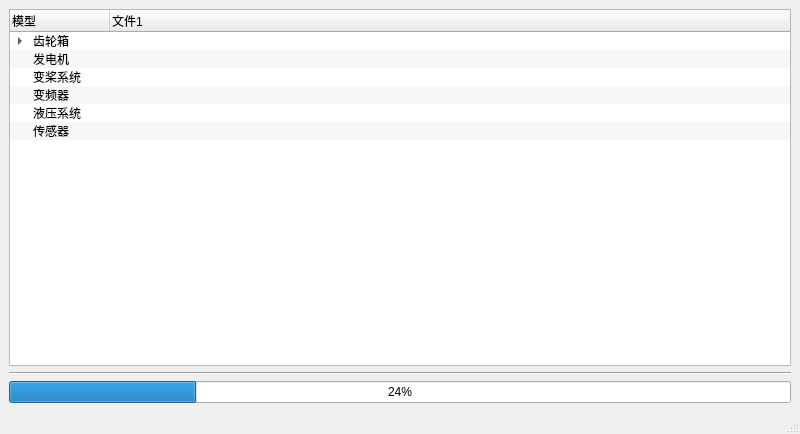
<?xml version="1.0" encoding="UTF-8"?>
<ui version="4.0">
 <class>MainWindow</class>
 <widget class="QMainWindow" name="MainWindow">
  <property name="geometry">
   <rect>
    <x>0</x>
    <y>0</y>
    <width>800</width>
    <height>434</height>
   </rect>
  </property>
  <property name="windowTitle">
   <string>MainWindow</string>
  </property>
  <widget class="QWidget" name="centralwidget">
   <layout class="QVBoxLayout" name="verticalLayout">
    <item>
     <widget class="QTreeWidget" name="treeWidget">
      <property name="sizeAdjustPolicy">
       <enum>QAbstractScrollArea::AdjustToContents</enum>
      </property>
      <property name="editTriggers">
       <set>QAbstractItemView::CurrentChanged|QAbstractItemView::DoubleClicked|QAbstractItemView::EditKeyPressed|QAbstractItemView::SelectedClicked</set>
      </property>
      <property name="alternatingRowColors">
       <bool>true</bool>
      </property>
      <property name="selectionMode">
       <enum>QAbstractItemView::SingleSelection</enum>
      </property>
      <property name="selectionBehavior">
       <enum>QAbstractItemView::SelectItems</enum>
      </property>
      <property name="allColumnsShowFocus">
       <bool>true</bool>
      </property>
      <attribute name="headerCascadingSectionResizes">
       <bool>false</bool>
      </attribute>
      <attribute name="headerShowSortIndicator" stdset="0">
       <bool>false</bool>
      </attribute>
      <column>
       <property name="text">
        <string>模型</string>
       </property>
      </column>
      <column>
       <property name="text">
        <string>文件1</string>
       </property>
      </column>
      <item>
       <property name="text">
        <string>齿轮箱</string>
       </property>
       <item>
        <property name="text">
         <string>齿轮箱主轴承温度</string>
        </property>
       </item>
       <item>
        <property name="text">
         <string>齿轮箱轮毂侧轴承温度</string>
        </property>
       </item>
       <item>
        <property name="text">
         <string>齿轮箱发电机侧轴承温</string>
        </property>
       </item>
       <item>
        <property name="text">
         <string>齿轮箱油温</string>
        </property>
       </item>
       <item>
        <property name="text">
         <string>齿轮箱冷却器入口油温</string>
        </property>
       </item>
       <item>
        <property name="text">
         <string>齿轮箱冷却器出口油温</string>
        </property>
       </item>
       <item>
        <property name="text">
         <string>齿轮箱水泵出口温度</string>
        </property>
       </item>
       <item>
        <property name="text">
         <string>齿轮箱水泵入口温度</string>
        </property>
       </item>
       <item>
        <property name="text">
         <string>齿轮箱A1口温度</string>
        </property>
       </item>
       <item>
        <property name="text">
         <string>齿轮箱A2口温度</string>
        </property>
       </item>
       <item>
        <property name="text">
         <string>齿轮箱A3口温度</string>
        </property>
       </item>
       <item>
        <property name="text">
         <string>齿轮箱A4口温度</string>
        </property>
       </item>
       <item>
        <property name="text">
         <string>齿轮箱A1口压力</string>
        </property>
       </item>
       <item>
        <property name="text">
         <string>齿轮箱A2口压力</string>
        </property>
       </item>
       <item>
        <property name="text">
         <string>齿轮箱A3口压力</string>
        </property>
       </item>
       <item>
        <property name="text">
         <string>齿轮箱A4口压力</string>
        </property>
       </item>
       <item>
        <property name="text">
         <string>齿轮箱主泵1_1出口压力</string>
        </property>
       </item>
       <item>
        <property name="text">
         <string>齿轮箱主泵1_2出口压力</string>
        </property>
       </item>
       <item>
        <property name="text">
         <string>齿轮箱主泵2_1出口压力</string>
        </property>
       </item>
       <item>
        <property name="text">
         <string>齿轮箱主泵2_2出口压力</string>
        </property>
       </item>
       <item>
        <property name="text">
         <string>齿轮箱主泵滤芯压差1_1</string>
        </property>
       </item>
       <item>
        <property name="text">
         <string>齿轮箱主泵滤芯压差1_2</string>
        </property>
       </item>
       <item>
        <property name="text">
         <string>齿轮箱主泵滤芯压差2_1</string>
        </property>
       </item>
       <item>
        <property name="text">
         <string>齿轮箱主泵滤芯压差2_2</string>
        </property>
       </item>
       <item>
        <property name="text">
         <string>齿轮箱冷却泵出口压力</string>
        </property>
       </item>
       <item>
        <property name="text">
         <string>齿轮箱过滤泵出口压力</string>
        </property>
       </item>
       <item>
        <property name="text">
         <string>齿轮箱油位</string>
        </property>
       </item>
       <item>
        <property name="text">
         <string>齿轮箱水泵1温差</string>
        </property>
       </item>
       <item>
        <property name="text">
         <string>齿轮箱水泵2温差</string>
        </property>
       </item>
       <item>
        <property name="text">
         <string>齿轮箱水泵1出口压力</string>
        </property>
       </item>
       <item>
        <property name="text">
         <string>齿轮箱水泵1入口压力</string>
        </property>
       </item>
       <item>
        <property name="text">
         <string>齿轮箱水泵2出口压力</string>
        </property>
       </item>
       <item>
        <property name="text">
         <string>齿轮箱水泵2入口压力</string>
        </property>
       </item>
       <item>
        <property name="text">
         <string>齿轮箱水泵1压力差</string>
        </property>
       </item>
       <item>
        <property name="text">
         <string>齿轮箱水泵2压力差</string>
        </property>
       </item>
      </item>
      <item>
       <property name="text">
        <string>发电机</string>
       </property>
      </item>
      <item>
       <property name="text">
        <string>变桨系统</string>
       </property>
      </item>
      <item>
       <property name="text">
        <string>变频器</string>
       </property>
      </item>
      <item>
       <property name="text">
        <string>液压系统</string>
       </property>
      </item>
      <item>
       <property name="text">
        <string>传感器</string>
       </property>
      </item>
     </widget>
    </item>
    <item>
     <widget class="Line" name="line">
      <property name="orientation">
       <enum>Qt::Horizontal</enum>
      </property>
     </widget>
    </item>
    <item>
     <widget class="QProgressBar" name="progressBar">
      <property name="value">
       <number>24</number>
      </property>
     </widget>
    </item>
   </layout>
  </widget>
  <widget class="QMenuBar" name="menubar">
   <property name="geometry">
    <rect>
     <x>0</x>
     <y>0</y>
     <width>800</width>
     <height>23</height>
    </rect>
   </property>
  </widget>
  <widget class="QStatusBar" name="statusbar"/>
 </widget>
 <resources/>
 <connections/>
</ui>
